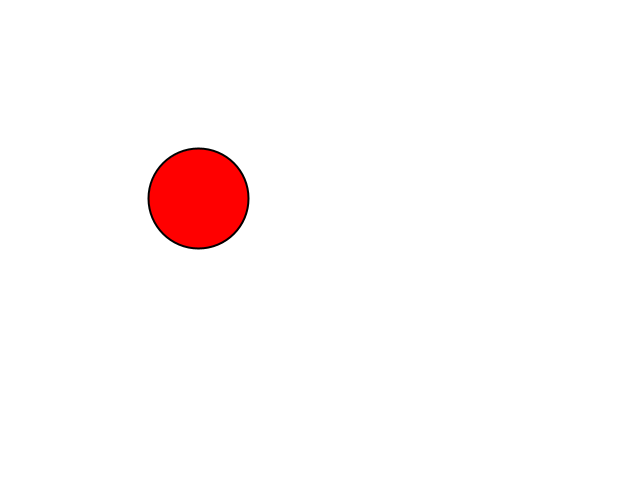
Frame 1 (no input)
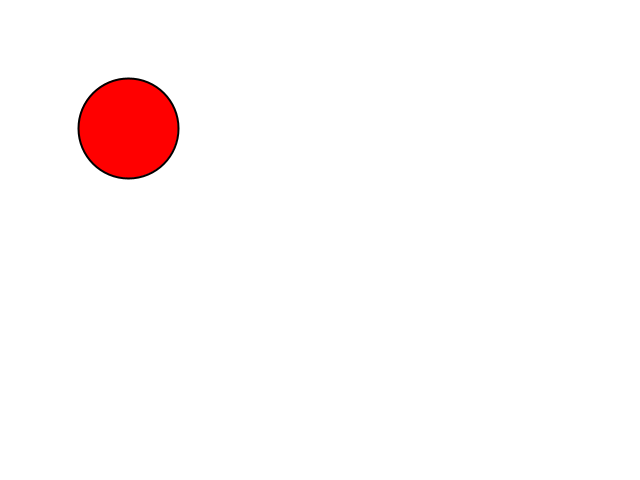
Frame 60 (the mouse pressed at the canvas centre just before this capture)
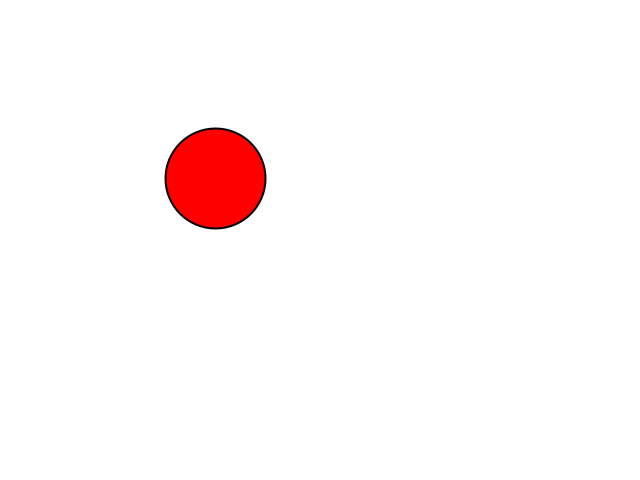
Frame 120 (the mouse held since frame 60 and released just before this capture)

The Processing sketch that drew these frames (run headless with seeded random() and noise(); from frame 60 on, the mouse is pressed at the canvas centre):

// Processing sketch: MouseFollow
// ── MouseFollow.pde
//Mouse Follow
//CSCI 5611 Mouse Following with Vec2 [Starter]
//Instructor: Stephen J. Guy <sjguy@umn.edu>


//Here is what you should discuss & try to code as a group:
//  1. Initially, the code shows a dark red circle with a purple-ish outline.
//     Change the program to draw a red circle with a black outline instead.
//  2. Find the Processing.org reference pages for the circle command. 
//     Why am I multiplying the radius by 2? (Note: these reference pages are 
//     very useful, be sure to check them out for general Processing help.)
//  3. Change the background color to be white instead green.
//  4. Have the ball follow the user's mouse. You should do this by setting
//      dir to be the vector pointing from the ball's current position (pos)
//      to the mouse's current position (mousePos).
//  5. Try to get some keyboard input working:  
//        -When the user presses the 'd' key, double the speed the ball moves. 
//        -When the user presses the 'h' key, half the speed the ball moves. 
//  6. The simple approach is Step 4 will leave the ball jittering when it
//     reaches the mouse. Find a strategy to fix the jitter so the ball stops
//     completely when it is nicely centered on the mouse.
//  7. Currently, the variable 'speed' doesn't have a well defined unit and its
//     effect depends on the framerate. Fix this by using dt in the update function
//     to make sure the speed value means "pixels per second". Set the speed to
//     100 pixels per second. Make sure the ball takes about 6.4 seconds to make
//     it 640 pixels across the screen.
     
//As a challenge:
//  1. Give the ball a maximum acceleration (i.e. limit how fast it's velocity can change).
//  2. Draw an image (sprite) instead of a circle. Try to orient it in the direction of travel.


int strokeWidth = 2;
void setup(){
  size(640,480);
  surface.setTitle("Mouse Following [CSCI 5611 Example]");
  
  //Initial circle position
  pos = new Vec2(200,200);
  r = 50;
  
  vel = new Vec2(0.0,0.0); //intial velocity
  
  strokeWeight(strokeWidth); //Draw thicker lines 
}

Vec2 pos; //Circle position
Vec2 vel; //Circle velocity
float r;  //Circle radius

float speed = 100;

void update(float dt){
  Vec2 mousePos = new Vec2(mouseX, mouseY);
  Vec2 dir = new Vec2(mouseX - pos.x,mouseY - pos.y); //Should be vector pointing from pos to MousePos; CHANGED THIS
  if (dir.length() > 0) dir.normalize();
  vel = dir.times(speed);
  if (mousePos.distanceTo(pos) < vel.times(dt).length()){
    pos = mousePos;
    vel.mul(0);
  }
  pos.add(vel.times(dt));
}

void draw(){
  update(1/frameRate);
  background(255,255,255); //White background
  stroke(0,0,0);
  fill(255,0,0);
  circle(pos.x, pos.y,r*2); //Question: Why is it radius*2; You get the diameter
}

void keyPressed(){
  if (key == 'd'){
    println("Doubling ball speed");
    speed = speed * 2;
  }
  if (key == 'h'){
    println("Halving ball speed");
    speed = speed / 2;
  }
  println("Speed is now:",speed);
}




//Begin the Vec2 Library
//Normally I would put this in a differen tab, but having it here allows you to
// copy and paste a single file for shared editing and for submission

public class Vec2 {
  public float x, y;
  
  public Vec2(float x, float y){
    this.x = x;
    this.y = y;
  }
  
  public String toString(){
    return "(" + x+ "," + y +")";
  }
  
  public float length(){
    return sqrt(x*x+y*y);
  }
  
  public float lengthSqr(){
    return x*x+y*y;
  }
  
  public Vec2 plus(Vec2 rhs){
    return new Vec2(x+rhs.x, y+rhs.y);
  }
  
  public void add(Vec2 rhs){
    x += rhs.x;
    y += rhs.y;
  }
  
  public Vec2 minus(Vec2 rhs){
    return new Vec2(x-rhs.x, y-rhs.y);
  }
  
  public void subtract(Vec2 rhs){
    x -= rhs.x;
    y -= rhs.y;
  }
  
  public Vec2 times(float rhs){
    return new Vec2(x*rhs, y*rhs);
  }
  
  public void mul(float rhs){
    x *= rhs;
    y *= rhs;
  }
  
  public void clampToLength(float maxL){
    float magnitude = sqrt(x*x + y*y);
    if (magnitude > maxL){
      x *= maxL/magnitude;
      y *= maxL/magnitude;
    }
  }
  
  public void setToLength(float newL){
    float magnitude = sqrt(x*x + y*y);
    x *= newL/magnitude;
    y *= newL/magnitude;
  }
  
  public void normalize(){
    float magnitude = sqrt(x*x + y*y);
    x /= magnitude;
    y /= magnitude;
  }
  
  public Vec2 normalized(){
    float magnitude = sqrt(x*x + y*y);
    return new Vec2(x/magnitude, y/magnitude);
  }
  
  public float distanceTo(Vec2 rhs){
    float dx = rhs.x - x;
    float dy = rhs.y - y;
    return sqrt(dx*dx + dy*dy);
  }
}

Vec2 interpolate(Vec2 a, Vec2 b, float t){
  return a.plus((b.minus(a)).times(t));
}

float interpolate(float a, float b, float t){
  return a + ((b-a)*t);
}

float dot(Vec2 a, Vec2 b){
  return a.x*b.x + a.y*b.y;
}

Vec2 projAB(Vec2 a, Vec2 b){
  return b.times(a.x*b.x + a.y*b.y);
}
